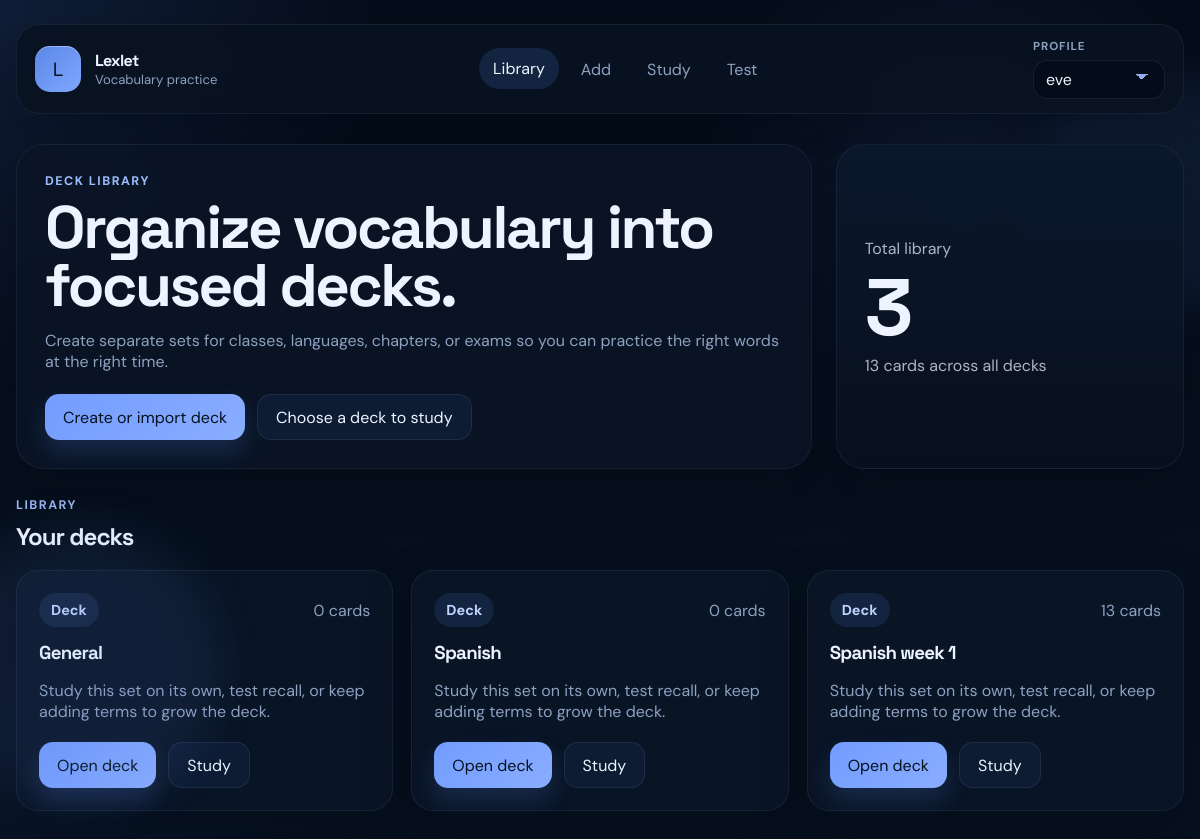
The app's page /, older data.
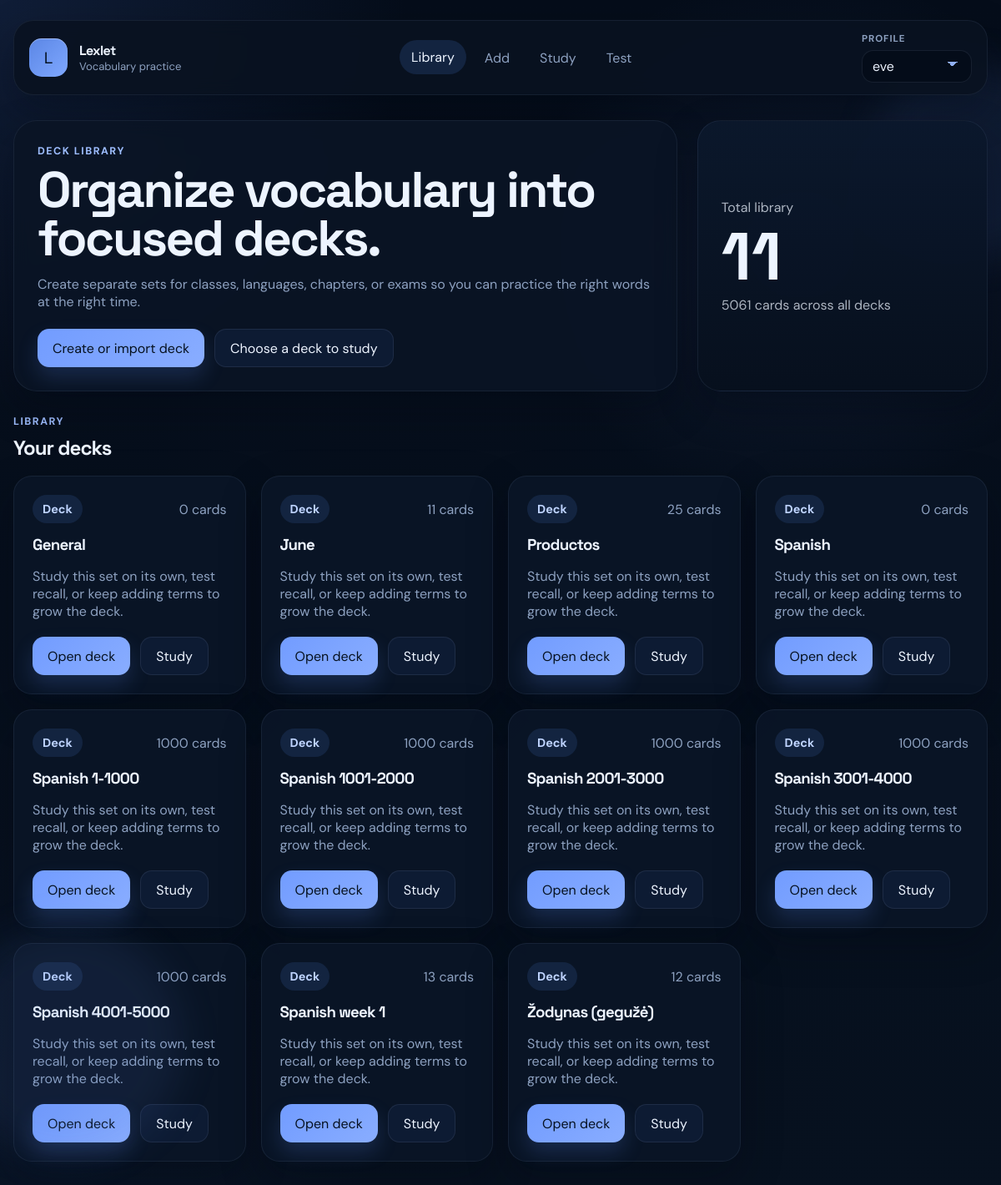
The same page, newer data.
### tables this page shows
CREATE TABLE decks (
            id INTEGER PRIMARY KEY AUTOINCREMENT,
            name TEXT NOT NULL UNIQUE
        , profile_id INTEGER);

### app.py (the view)
@app.route("/")
def index():
    conn = get_db()
    active_profile_id = get_active_profile_id(conn)
    decks = get_all_decks(conn, active_profile_id)
    total_cards = conn.execute("""
        SELECT COUNT(*)
        FROM cards c
        JOIN decks d ON d.id = c.deck_id
        WHERE d.profile_id = ?
    """, (active_profile_id,)).fetchone()[0]
    conn.close()
    return render_template("index.html", decks=decks, total_cards=total_cards)

### app.py (called while the page is built)
def get_db():
    conn = sqlite3.connect(DB_NAME)
    conn.row_factory = sqlite3.Row
    return conn

def get_profiles(conn):
    return conn.execute("SELECT id, name FROM profiles ORDER BY name COLLATE NOCASE").fetchall()

def get_active_profile_id(conn):
    stored_profile_id = session.get("active_profile_id")
    if stored_profile_id:
        existing = conn.execute("SELECT id FROM profiles WHERE id = ?", (stored_profile_id,)).fetchone()
        if existing:
            return stored_profile_id
    eve = conn.execute("SELECT id FROM profiles WHERE lower(name) = 'eve'").fetchone()
    if eve:
        session["active_profile_id"] = eve["id"]
        return eve["id"]
    first_profile = conn.execute("SELECT id FROM profiles ORDER BY id LIMIT 1").fetchone()
    if first_profile:
        session["active_profile_id"] = first_profile["id"]
        return first_profile["id"]
    return None

def get_all_decks(conn, profile_id):
    return conn.execute("""
        SELECT d.id, d.name, COUNT(c.id) AS card_count
        FROM decks d
        LEFT JOIN cards c ON c.deck_id = d.id
        WHERE d.profile_id = ?
        GROUP BY d.id, d.name
        ORDER BY d.name COLLATE NOCASE
    """, (profile_id,)).fetchall()

@app.context_processor
def inject_profile_state():
    conn = get_db()
    profiles = get_profiles(conn)
    active_profile_id = get_active_profile_id(conn)
    active_profile = conn.execute(
        "SELECT id, name FROM profiles WHERE id = ?",
        (active_profile_id,),
    ).fetchone()
    conn.close()
    return {"profiles": profiles, "active_profile": active_profile}

### templates/index.html (shortened to what this page needs)
{% extends "base.html" %}
{% block content %}
<section class="hero">
    <div>
        <p class="eyebrow">Deck library</p>
        <h1>Organize vocabulary into focused decks.</h1>
        <p class="hero-copy">Create separate sets for classes, languages, chapters, or exams so you can practice the right words at the right time.</p>
        <div class="hero-actions">
            <a class="button button-primary" href="{{ url_for('add_card') }}">Create or import deck</a>
            <a class="button button-secondary" href="{{ url_for('study') }}">Choose a deck to study</a>
        </div>
    </div>
    <aside class="hero-panel">
        <p>Total library</p>
        <strong>{{ decks|length }}</strong>
        <span>{{ total_cards }} {{ "card" if total_cards == 1 else "cards" }} across all decks</span>
    </aside>
</section>
<section class="section-header">
    <div>
        <p class="eyebrow">Library</p>
        <h2>Your decks</h2>
    </div>
</section>
{% if decks %}
<section class="deck-grid">
    {% for deck in decks %}
    <article class="deck-card deck-card-clickable" data-href="{{ url_for('deck_detail', deck_id=deck.id) }}" tabindex="0" role="link" aria-label="Open {{ deck.name }} deck">
        <div class="card-meta">
            <span class="chip">Deck</span>
            <span class="deck-count">{{ deck.card_count }} {{ "card" if deck.card_count == 1 else "cards" }}</span>
        </div>
        <h3>{{ deck.name }}</h3>
        <p>Study this set on its own, test recall, or keep adding terms to grow the deck.</p>
        <div class="deck-actions">
            <a class="button button-primary" href="{{ url_for('deck_detail', deck_id=deck.id) }}">Open deck</a>
            <a class="button button-secondary" href="{{ url_for('study', deck_id=deck.id) }}">Study</a>
        </div>
    </article>
    {% endfor %}
</section>
{% endif %}
{% endblock %}

### templates/base.html (shortened to what this page needs)
<!DOCTYPE html>
<html lang="en">
<head>
    <link rel="stylesheet" href="{{ url_for('static', filename='style.css') }}">
</head>
<body>
<div class="page-shell">
    <div class="ambient ambient-one"></div>
    <header class="topbar">
        <a class="brand" href="{{ url_for('index') }}">
            <span class="brand-mark">L</span>
            <span>
                <strong>Lexlet</strong>
                <small>Vocabulary practice</small>
            </span>
        </a>
        <nav class="nav nav-desktop">
            <a class="{% if request.endpoint in ['index', 'deck_detail'] %}is-active{% endif %}" href="{{ url_for('index') }}">Library</a>
            <a class="{% if request.endpoint == 'add_card' %}is-active{% endif %}" href="{{ url_for('add_card') }}">Add</a>
            <a class="{% if request.endpoint == 'study' %}is-active{% endif %}" href="{{ url_for('study') }}">Study</a>
            <a class="{% if request.endpoint == 'test' %}is-active{% endif %}" href="{{ url_for('test') }}">Test</a>
        </nav>
        <form class="profile-switcher" action="{{ url_for('switch_profile') }}" method="POST">
            <label for="profile_id">Profile</label>
            <select id="profile_id" name="profile_id" onchange="this.form.submit()">
                {% for profile in profiles %}
                <option value="{{ profile.id }}" {% if active_profile and active_profile.id == profile.id %}selected{% endif %}>
                    {{ profile.name }}
                </option>
                {% endfor %}
            </select>
        </form>
    </header>
    <main class="page-content">
        {% block content %}{% endblock %}
    </main>
</div>
</body>
</html>

Row changes from the older to the newer data that the page shows:
added decks: card_count "11", card_count "cards", name "June"
added decks: card_count "25", card_count "cards", name "Productos"
added decks: card_count "1000", card_count "cards", name "Spanish 1-1000"
added decks: card_count "1000", card_count "cards", name "Spanish 1001-2000"
added decks: card_count "1000", card_count "cards", name "Spanish 2001-3000"
added decks: card_count "1000", card_count "cards", name "Spanish 3001-4000"
added decks: card_count "1000", card_count "cards", name "Spanish 4001-5000"
added decks: card_count "12", card_count "cards", name "Žodynas (gegužė)"
Text that changed along with them:
{{ decks|length }}: "3" → "11"
{{ total_cards }}: "13" → "5061"
